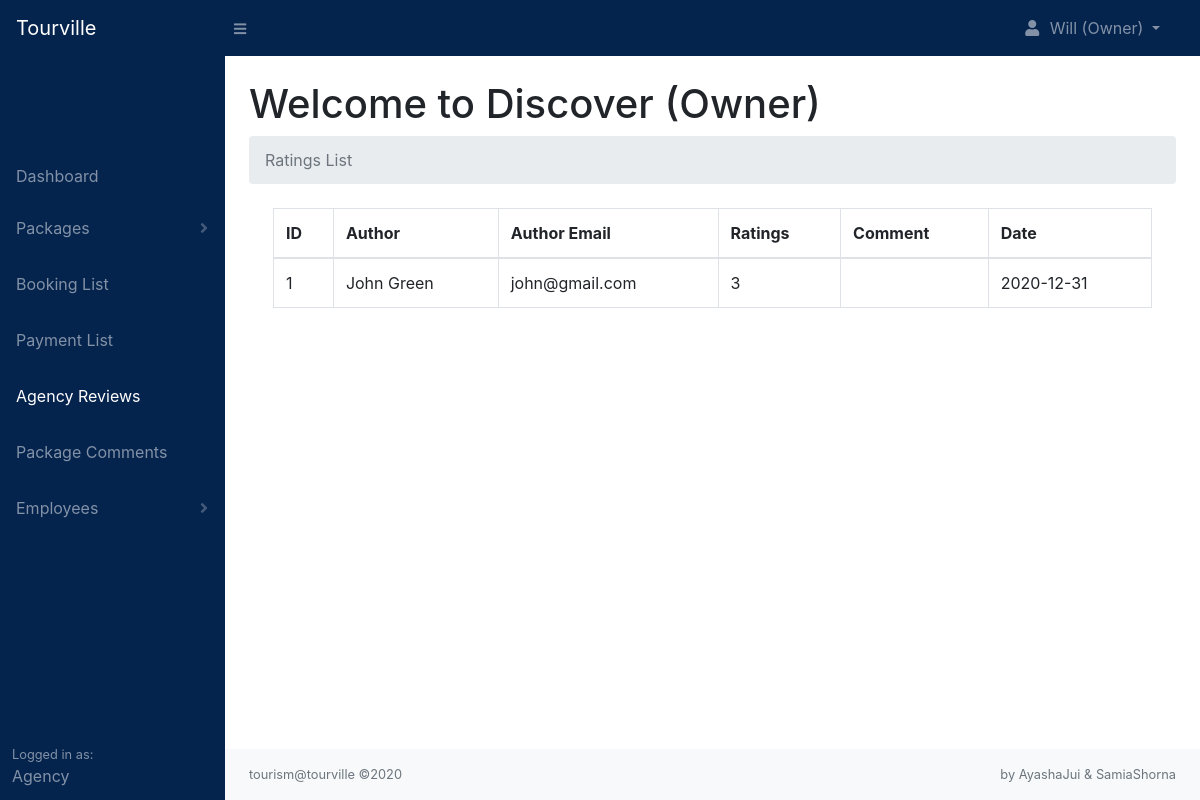
The app's page /agency/reviews.php (signed in) with its own data.
### tables this page shows
CREATE TABLE `reviews` (
  `review_id` int(11) NOT NULL,
  `agency_id` int(11) NOT NULL,
  `tourist_id` int(11) NOT NULL,
  `rating` int(11) NOT NULL,
  `comment` text NOT NULL,
  `review_status` varchar(255) NOT NULL,
  `review_date` date NOT NULL
);

CREATE TABLE `tourists` (
  `tourist_id` int(11) NOT NULL,
  `tourist_stripe` varchar(255) NOT NULL,
  `tourist_username` varchar(255) NOT NULL,
  `tourist_firstname` varchar(255) NOT NULL,
  `tourist_lastname` varchar(255) NOT NULL,
  `tourist_email` varchar(255) NOT NULL,
  `tourist_password` varchar(255) NOT NULL,
  `profile_image` text NOT NULL,
  `tourist_contact` varchar(255) NOT NULL,
  `tourist_address` varchar(255) NOT NULL,
  `tourist_status` varchar(255) NOT NULL,
  `date` date NOT NULL
);

### includes/functions.php (called while the page is built, shortened)
<?php
    function readTourist($tourist_id){
        include 'db.php';
        $stmt = $pdo->prepare('SELECT * FROM tourists WHERE tourist_id = :tourist_id');
        $stmt->execute([':tourist_id' => $tourist_id]);
        $tourist = $stmt->fetch(PDO::FETCH_ASSOC);
        return $tourist;
    }
?>

### agency/reviews.php (the view, shortened to what this page needs)
<?php
    include '../includes/db.php';
    include '../includes/functions.php';
    include 'layouts/agency_header.php';
    include 'layouts/agency_navbar.php';
    if(isset($_SESSION['agency_id'])){
        $agency_id = $_SESSION['agency_id'];
        $stmt = $pdo->prepare('SELECT * FROM reviews WHERE agency_id = :agency_id AND review_status = :review_status ORDER BY review_id DESC');
        $stmt->execute([':agency_id'        => $agency_id,
                        ':review_status'    => 'published']);
        $reviews = [];
        while($row = $stmt->fetch(PDO::FETCH_ASSOC)){
            $reviews[] = $row;
        }
    }
?>
<head>
    <link rel="stylesheet" href="../css/agency.php">
</head>
<div id="layoutSidenav">
    <?php
        include 'layouts/agency_sidenav.php';
    ?>
    <div id="layoutSidenav_content">
        <main>
            <div class="container-fluid">
                <h1 class="mt-4">Welcome to
                <?php
                    if(isset($_SESSION['employee_id'])){
                        echo ucwords($_SESSION['agency_name']) ." (". ucwords($_SESSION['role']) .")";
                    }elseif($_SESSION['agency_id']){
                        echo ucwords($_SESSION['agency_name']) ." (Owner)";
                    }
                ?>
                </h1>
                <ol class="breadcrumb mb-4">
                    <li class="breadcrumb-item active">Ratings List</li>
                </ol>
                <div class="container-fluid mt-3">
                <?php
                    if(empty($reviews)){
                        echo '<h1 class="text-center pt-4">No Review Found</h1>';
                    }else{
                ?>
                    <table class="table table-hover table-bordered">
                        <thead>
                            <tr>
                                <th>ID</th>
                                <th>Author</th>
                                <th>Author Email</th>
                                <th>Ratings</th>
                                <th>Comment</th>
                                <th>Date</th>
                            </tr>
                        </thead>
                        <tbody>
                        <?php
                            $i = 1;
                            foreach($reviews as $review){
                                echo '<tr>';
                                    echo '<td>'. $i++ .'</td>';
                                    $tourist = readTourist($review['tourist_id']);
                                    echo '<td>'. ucwords($tourist['tourist_firstname']) .' '. ucwords($tourist['tourist_lastname']) .'</td>';
                                    echo '<td>'. $tourist['tourist_email'] .'</td>';
                                    echo '<td>'. $review['rating'] .'</td>';
                                    echo '<td>'. $review['comment'] .'</td>';
                                    echo '<td>'. $review['review_date'] .'</td>';
                                echo '</tr>';
                            }
                        ?>
                        </tbody>
                    </table>
                    <?php
                    }
                    ?>
                </div>
            </div>
        </main>
        <footer class="py-3 bg-light mt-auto">
            <div class="container-fluid">
                <div class="d-flex align-items-center justify-content-between small">
                    <div class="text-muted">tourism@tourville &copy;2020</div>
                    <div class="text-muted">by AyashaJui & SamiaShorna</div>
                </div>
            </div>
        </footer>
    </div>
</div>
<?php
    include 'layouts/agency_footer.php';
?>

### records on screen
reviews: tourist.tourist_firstname "John", tourist.tourist_lastname "Green", tourist.tourist_email "john@gmail.com", rating "3", review_date "2020-12-31"

### other values on screen
$_SESSION['owner_firstname'] "Will"
$_SESSION['agency_name'] "Discover"
